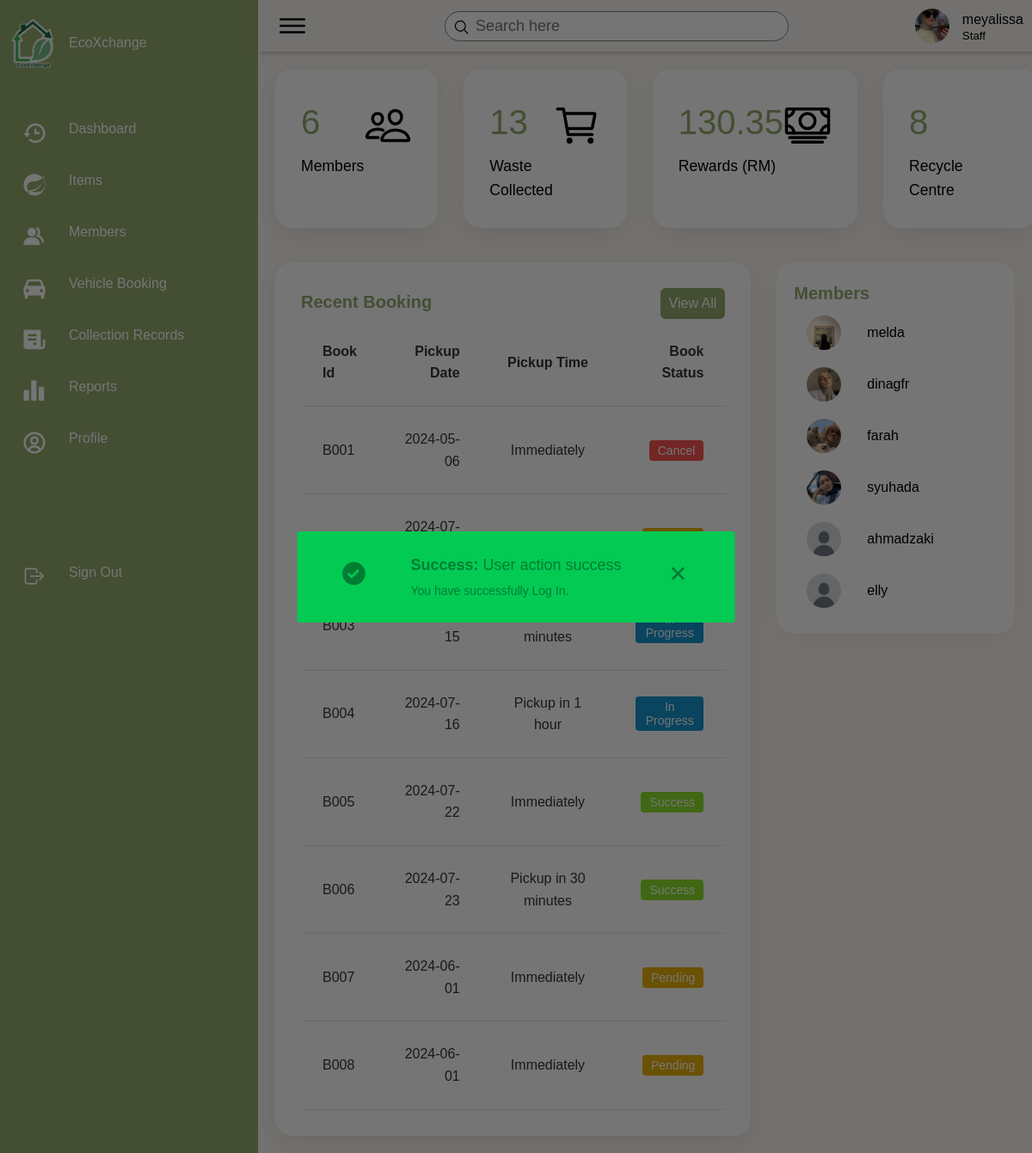
/EcoXchange/pages/dashboard-1.php?action=loginsuccess (signed in), run on an earlier commit of the app's database.
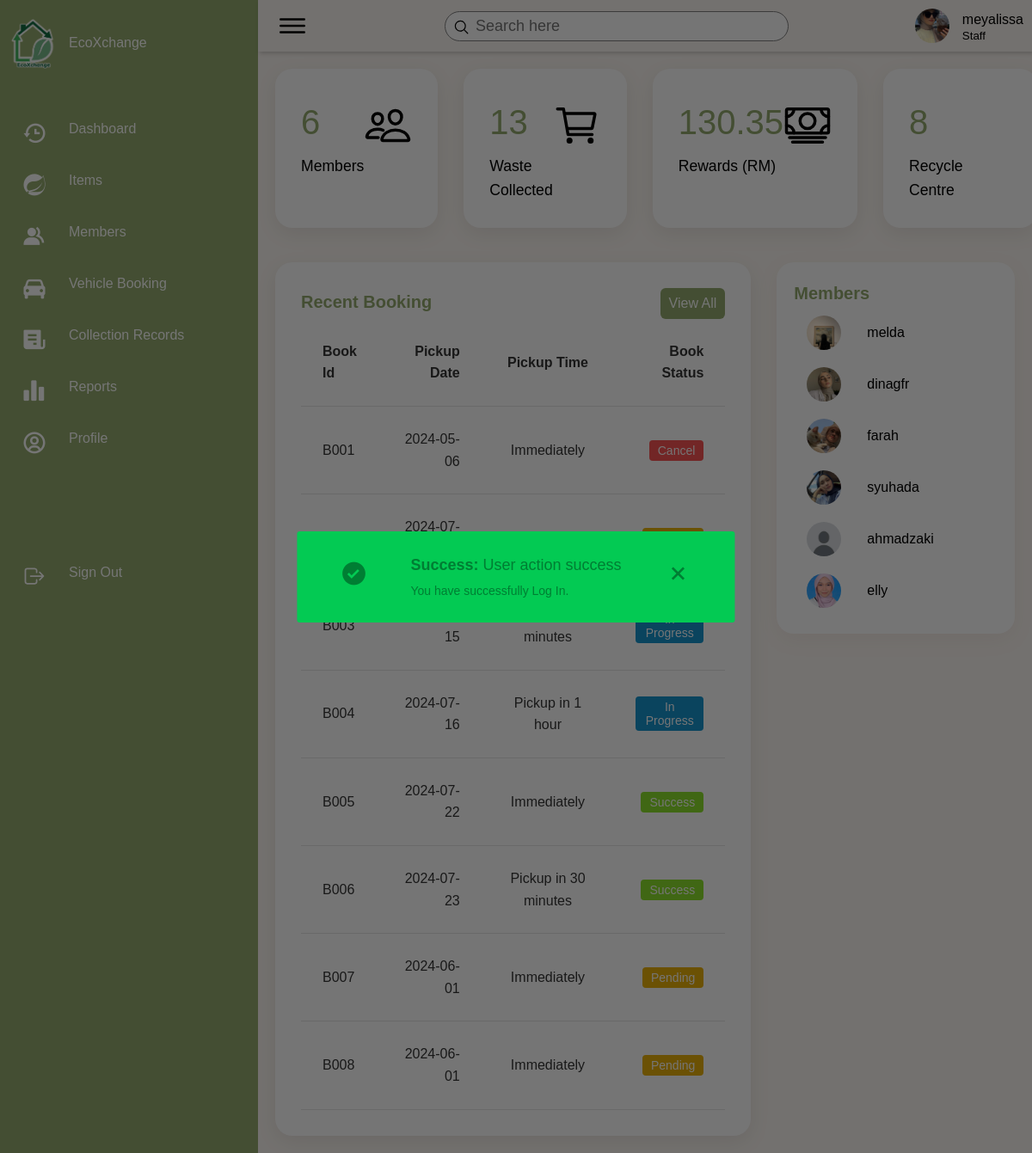
And on a later commit of the database.
### tables this page shows
CREATE TABLE `customer` (
  `cust_ID` varchar(10) NOT NULL,
  `cust_username` varchar(20) NOT NULL,
  `cust_password` varchar(128) NOT NULL,
  `cust_first_name` varchar(30) NOT NULL,
  `cust_last_name` varchar(30) NOT NULL,
  `cust_contact_no` varchar(12) NOT NULL,
  `cust_email` varchar(30) NOT NULL,
  `cust_pict` varchar(255) NOT NULL,
  `bank_id` varchar(10) DEFAULT NULL
);

### EcoXchange/pages/dashboard-1.php (the view, shortened to what the changed rows need)
<!DOCTYPE html>
<html lang="en">
<head>
    <link href="https://unpkg.com/boxicons@2.0.7/css/boxicons.min.css" rel="stylesheet" />
    <link rel="stylesheet" href="../style/dashboard-1.css">
    <link rel="stylesheet" href="../style/alert.css">
</head>
<body>
    <div class="container">
        <div class="main">
            <div class="details">
                <div class="recentOrders">
                    <div class="cardHeader">
                        <h2>Recent Booking</h2>
                    </div>
                    <?php
                        include("../includes/dbconn.php");
                        $sql = "SELECT * FROM booking";
                        $query = mysqli_query($dbconn, $sql);
                        $num_rows = mysqli_num_rows($query);
                        if($num_rows == 0){
                            echo "No item found";
                        } else {
                            echo '<table class="table">';
                            echo "<thead>";
                            echo"<tr>";
                            echo"<td>Book Id</td>";
                            echo"<td>Pickup Date</td>";
                            echo"<td>Pickup Time</td>";
                            echo"<td>Book Status</td>";
                            echo"</tr>";
                            echo "</thead>";
                            echo '</table>';
                        }
                    ?>
                </div>
                <div >
                <div class="recentCustomers">
                    <div class="cardHeader">
                        <h2>Members</h2>
                    </div>
                    <table>
                    <?php
                    include("../includes/dbconn.php");
                    $sql = "SELECT * FROM customer";
                    $query = mysqli_query($dbconn, $sql);
                    $num_rows = mysqli_num_rows($query);
                    if ($num_rows > 0) {
                        while ($row = mysqli_fetch_array($query)) {
                            echo '<tr>';
                            echo '<td width="30px">';
                            echo '<div class="imgBx"><img src="' . $row["cust_pict"] . '" alt=""></div>';
                            echo '</td>';
                            echo '<td>';
                            echo '<h4>' . $row["cust_username"] . '</h4>';
                            echo '</td>';
                            echo '</tr>';
                        }
                    } else {
                        echo '<tr><td colspan="2">No members found</td></tr>';
                    }
                    ?>
                    </table>
                </div>
                </div >
            </div>
</body>
</html>

What changed in the data, as far as the page shows it:
changed customer "elly": cust_pict: picture added in place of a placeholder
